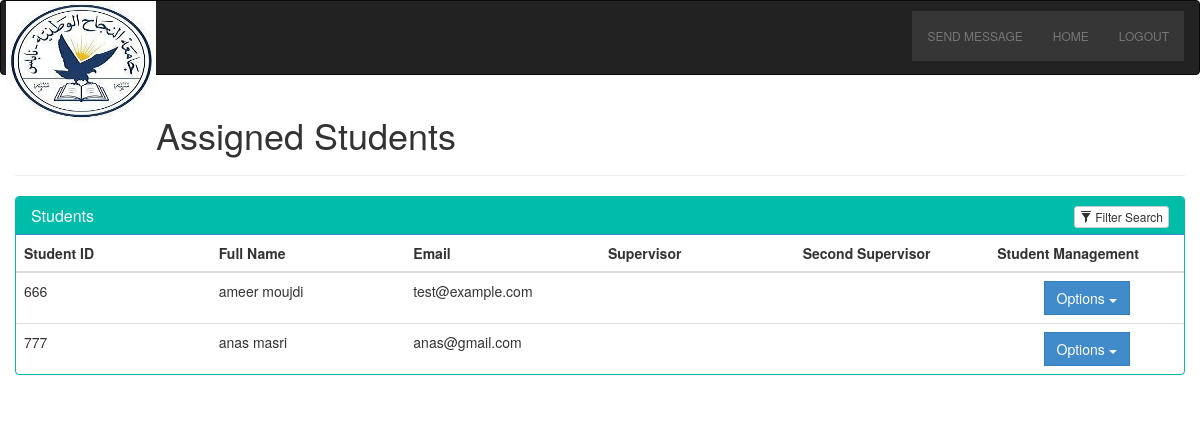
Screenshot of /prof/students-view.php with the database file from the repository.
### tables this page shows
CREATE TABLE `users` (
  `id` varchar(8) NOT NULL,
  `name` varchar(25) NOT NULL,
  `surname` varchar(25) NOT NULL,
  `email` varchar(100) NOT NULL,
  `username` varchar(10) NOT NULL,
  `password` varchar(10) NOT NULL,
  `rank` varchar(15) NOT NULL,
  `level` int(1) NOT NULL
);

### prof/students-view.php (the view, shortened to what this page needs)
<!DOCTYPE html>
<html>
  <?php
    include "../includes/header.php";
    include "../includes/prof-navbar.php";
    include "../db_handler.php";
  ?>
  <link rel="stylesheet" href="https://maxcdn.bootstrapcdn.com/bootstrap/3.3.7/css/bootstrap.min.css">
<head>
    <link rel="stylesheet" type="text/css" href="bootstrap/css/bootstrap.min.css"/>
</head>
<body>
<div class="container">
    <div class="row">
      <h1>Assigned Students</h1>
      <hr>
        <div class="panel panel-primary filterable" style="border-color: #00bdaa;">
            <div class="panel-heading" style="background-color: #00bdaa;">
                <h3 class="panel-title">Students</h3>
                <div class="pull-right">
                    <button class="btn btn-default btn-xs btn-filter"><span class="glyphicon glyphicon-filter"></span> Filter Search</button>
                </div>
            </div>
            <table class="table">
                <thead>
                    <tr class="filters">
                        <th><input type="text" class="form-control" placeholder="Student ID" disabled></th>
                        <th><input type="text" class="form-control" placeholder="Full Name" disabled></th>
                        <th><input type="text" class="form-control" placeholder="Email" disabled></th>
                        <th><input type="text" class="form-control" placeholder="Supervisor" disabled></th>
                        <th><input type="text" class="form-control" placeholder="Second Supervisor" disabled></th>
                        <th><input type="text" class="form-control" placeholder="Student Management" disabled></th>
                    </tr>
                </thead>
                <tbody>
                    <?php
                        $output = '';
                        if(isset($_POST["query"]))
                        {
                         $search = mysqli_real_escape_string($conn, $_POST["query"]);
                         $query = "
                          SELECT * FROM users
                          WHERE name LIKE '%".$search."%'
                          OR surname LIKE '%".$search."%'
                          OR email LIKE '%".$search."%'
                          OR username LIKE '%".$search."%'
                          OR supervisor LIKE '%".$search."%'
                          OR second supervisor LIKE '%".$search."%'
                         ";
                        }
                        else
                        {
                          $query = "SELECT * FROM users WHERE rank='student' ORDER BY name asc";
                        }
                        $result = mysqli_query($conn, $query);
                        if(mysqli_num_rows($result) > 0)
                        {
                         while($row = mysqli_fetch_array($result))
                         {
                        $username = $row["username"];
                          $output .= '
                           <tr>
                            <td>'.$row["id"].'</td>
                            <td>'.$row["name"]. ' ' .$row["surname"].'</td>
                            <td>'.$row["email"].'</td>
                            <td>'.$row["supervisor"].'</td>
                            <td>'.$row["second_supervisor"].'</td>
                          <td class="text-center">
                          <div class="btn-group">
                              <div class="btn-group">
                                <button type="button" class="btn btn-primary dropdown-toggle" data-toggle="dropdown">Options <span class="caret"></span>
                                </button>
                                <ul class="dropdown-menu" role="menu">
                                  <li>
                                    <a href="add-mark.php?id=' . $username . '">Add Mark</a>
                                  </li>
                                  <li>
                                    <a href="#">Add To Module</a>
                                  </li>
                                  <li>
                                    <a href="#">Add Coursework Mark</a>
                                  </li>
                                  <li>
                                    <a href="#">Add Exam Mark</a>
                                  </li>
                                  <li>
                                    <a href="assign-supervisor.php?id=' . $username . '">Assign Supervisor</a>
                                  </li>
                                  <li>
                                    <a href="edit-student.php?id=' . $username . '">Edit Student Details</a>
                                  </li>
                                  <li>
                                    <a href="remove-student.php?id=' . $username . '">Remove Student</a>
                                  </li>
                                </ul>
                              </div>
                            </div>
                          </td>
                           </tr>
                        </div>
                          ';
                         }
                         echo $output;
                        }
                    ?>
            </div>
</body>
</html>

### includes/prof-navbar.php (style rules this page uses)
div { display: block; }

### prof/students-view.php (style rules this page uses)
.filterable { margin-top: 15px; }
.filterable .panel-heading .pull-right { margin-top: -20px; }
.filterable .filters input[disabled] { background-color: transparent; border: none; cursor: auto; box-shadow: none; padding: 0; height: auto; }

### rows the page displays
users: id "666", name "ameer", surname "moujdi", email "test@example.com"
users: id "777", name "anas", surname "masri", email "anas@gmail.com"

### other values shown
$name "HOME"
$name "LOGOUT"
